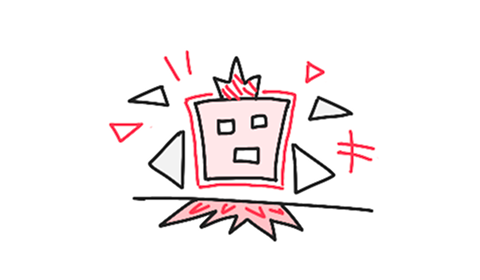
#> input picture resources/augments/berserker.png, 480 x 280 px
$ python logocrop.py ../resources/augments/berserker.png
#> lines starting #> are read from the running program, lines starting #| are printed output that depends on the picture
"""Fit an exported mark into resources/ui/aug-logo.png.

CircleButtonSprite fits the sprite to 65% of the circle, so any transparent
margin just makes the mark smaller. Crops to the drawing, pads 2% into a
square and resizes to 256 px. The buttons draw it at ~125-147 px (uhd) and GD
has no mipmaps, so shrinking more than 2x makes the thin strokes jagged.

    py -3 scripts/logocrop.py path/to/export.png
"""

import sys
from pathlib import Path

from PIL import Image

ROOT = Path(__file__).resolve().parent.parent
OUT = ROOT / "resources" / "ui" / "aug-logo.png"
SIZE = 256
PAD = 0.02


def main():
    if len(sys.argv) != 2:
        print(__doc__)
        sys.exit(1)
    src = Image.open(sys.argv[1]).convert("RGBA")
#> src is the input picture: PIL image 480x280 RGBA; mean R, G, B, A 245.8, 240.3, 240.9, 255
    bbox = src.split()[3].getbbox()
#> bbox = (0, 0, 480, 280)
    if not bbox:
        raise SystemExit("logocrop: the image is fully transparent")
    drawing = src.crop(bbox)
    w, h = drawing.size
#> w = 480; h = 280
    side = round(max(w, h) * (1 + 2 * PAD))
#> side = 499
    square = Image.new("RGBA", (side, side), (0, 0, 0, 0))
#> square: PIL image 499x499 RGBA; every value is 0
    square.paste(drawing, ((side - w) // 2, (side - h) // 2))
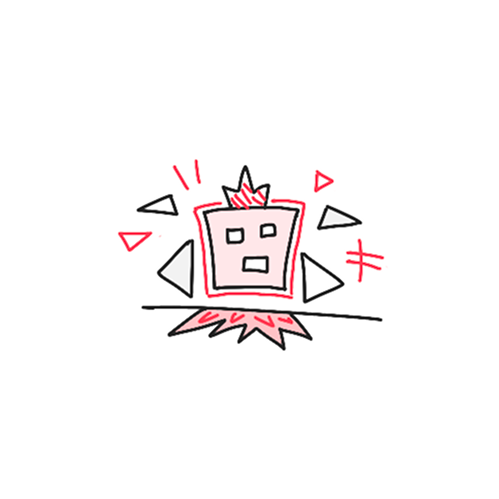
#> square: PIL image 499x499 RGBA; mean R, G, B, A 132.7, 129.7, 130, 137.6; transparent parts drawn white
    # Resample premultiplied, or the transparent pixels' colour bleeds into
    # the edges as a fringe.
    out = square.convert("RGBa").resize((SIZE, SIZE), Image.LANCZOS).convert("RGBA")
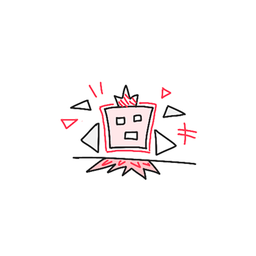
#> out: PIL image 256x256 RGBA; mean R, G, B, A 136.7, 133.7, 134.1, 137.6; transparent parts drawn white
    out.save(OUT)
    print("logocrop: {} {}x{}, drawing {}x{} -> {} {}x{}".format(
        Path(sys.argv[1]).name, src.size[0], src.size[1], w, h, OUT.name, SIZE, SIZE))
#| logocrop: berserker.png 480x280, drawing 480x280 -> aug-logo.png 256x256


if __name__ == "__main__":
    main()

$ run again, on resources/augments/draft-count.png
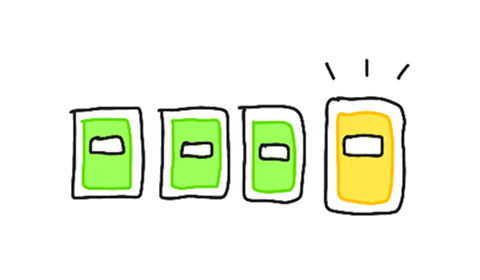
#> input picture resources/augments/draft-count.png, 480 x 280 px
#> in main, src is the input picture: PIL image 480x280 RGBA; mean R, G, B, A 238.7, 244.3, 228, 255
#> bbox = (0, 0, 480, 280)
#> in main, `square.paste(drawing, ((side - w) // 2, (side - h) // 2))`:
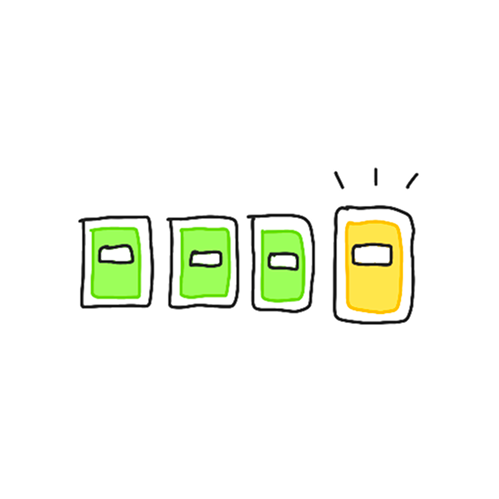
#> square: PIL image 499x499 RGBA; mean R, G, B, A 128.8, 131.8, 123.1, 137.6; transparent parts drawn white
#> in main, `out = square.convert("RGBa").resize((SIZE, SIZE), Image.LANCZOS).conve..`:
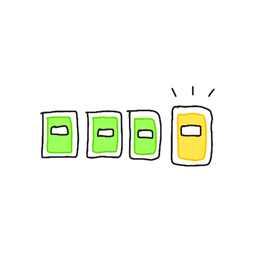
#> out: PIL image 256x256 RGBA; mean R, G, B, A 132.8, 135.8, 127.1, 137.6; transparent parts drawn white
#| logocrop: draft-count.png 480x280, drawing 480x280 -> aug-logo.png 256x256
